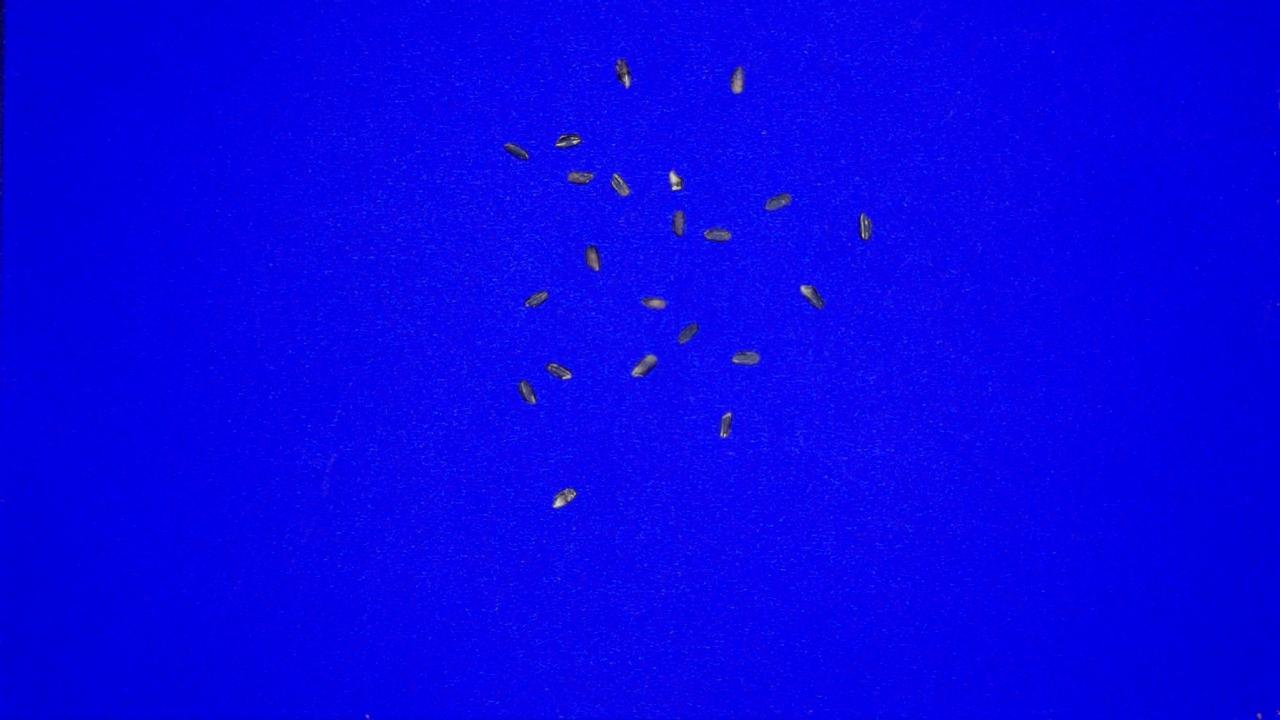
#> input picture images/allblack1.jpg, 1280 x 720 px
$ python aaditya.py
#> lines starting #> are read from the running program, lines starting #| are printed output that depends on the picture; after the words box and inside, x2 and y2 are one past the last pixel; in counts of white or black regions, pixels touching at a corner belong together
#> further down, original_image is the input picture: shape (720, 1280, 3); mean B, G, R 232.5, 3.4, 7.3
import cv2
import numpy as np
import csv  # Import the csv module

def detect_and_count_rice_grains(original_image):
    """
    Detects and counts rice grains in an image using watershed segmentation.

    Args:
        original_image (numpy array): Input image containing rice grains.

    Returns:
        tuple: Processed image, full grain count, broken grain count, and average rice area.
    """
    if original_image is None:
        raise ValueError("Could not read image")

    # Create a copy of the original image for visualization
    visualization_copy = original_image.copy()

    # Convert to HSV for processing
    hsv = cv2.cvtColor(original_image,cv2.COLOR_BGR2HSV)
#> hsv: shape (720, 1280, 3); mean H, S, V 120.4, 251.2, 232.5

    # Convert to grayscale for processing
    grayscale_image = cv2.cvtColor(hsv, cv2.COLOR_BGR2GRAY)

    # Thresholding to create a binary image
    _, binary_image = cv2.threshold(
        grayscale_image, 0, 255,
        cv2.THRESH_BINARY_INV + cv2.THRESH_OTSU)
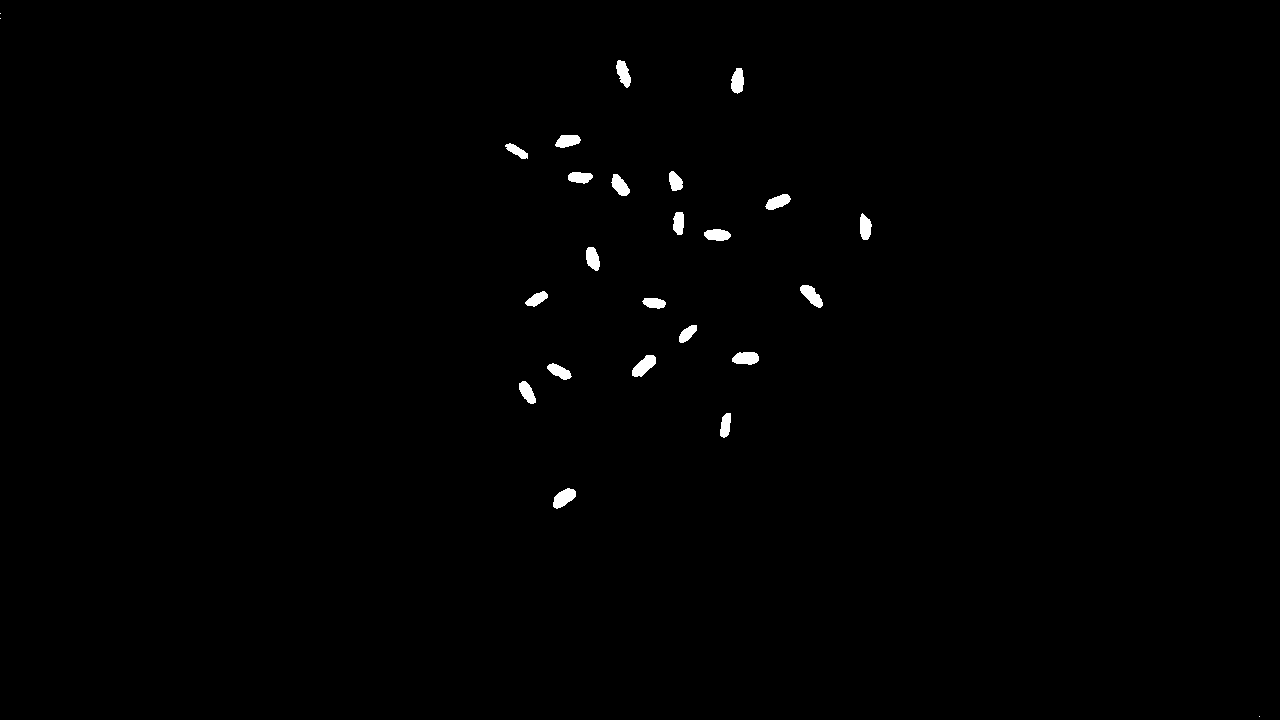
#> binary_image: shape (720, 1280); 0.58% white; 25 white regions (3 under 20 px), largest, box (x1, y1, x2, y2) and area: (632, 355, 656, 377) 312, (553, 488, 576, 509) 301, (800, 285, 823, 308) 286

    # Morphological operations to clean the image
    morphological_kernel = np.ones((3, 3), np.uint8)
    cleaned_image = cv2.morphologyEx(binary_image, cv2.MORPH_OPEN, morphological_kernel, iterations=2)
#> cleaned_image: shape (720, 1280); 0.56% white; 22 white regions, largest, box (x1, y1, x2, y2) and area: (632, 355, 656, 376) 306, (553, 489, 576, 508) 296, (801, 285, 822, 307) 275

    # Background extraction
    background = cv2.dilate(cleaned_image, morphological_kernel, iterations=3)
#> background: shape (720, 1280); 1.2% white; 22 white regions, largest, box (x1, y1, x2, y2) and area: (629, 352, 659, 379) 612, (550, 486, 579, 511) 584, (798, 282, 825, 310) 569

    # Distance transform for watershed preparation
    distance_transform = cv2.distanceTransform(cleaned_image, cv2.DIST_L2, 5)
    cv2.normalize(distance_transform, distance_transform, 0, 1.0, cv2.NORM_MINMAX)
#> distance_transform: shape (720, 1280) float32; min 0, max 1, mean 0.00218

    # Foreground detection
    _, foreground = cv2.threshold(distance_transform, 0.3 * distance_transform.max(), 255, 0)
#> foreground: shape (720, 1280) float32; 0.31% white; 22 white regions, largest, box (x1, y1, x2, y2) and area: (634, 357, 654, 374) 193, (555, 491, 574, 506) 186, (803, 287, 820, 305) 161
    foreground = np.uint8(foreground)

    # Unknown region identification
    unknown_region = cv2.subtract(background, foreground)
#> unknown_region: shape (720, 1280); 0.87% white; 22 white regions, largest, box (x1, y1, x2, y2) and area: (629, 352, 659, 379) 419, (798, 282, 825, 310) 408, (550, 486, 579, 511) 398

    # Connected components labeling
    _, markers = cv2.connectedComponents(foreground)
#> markers: shape (720, 1280) int32; 23 distinct labels, from 0 to 22
    markers += 1  # Ensure background is not 0
#> markers: shape (720, 1280) int32; 23 distinct labels, from 1 to 23
    markers[unknown_region == 255] = 0
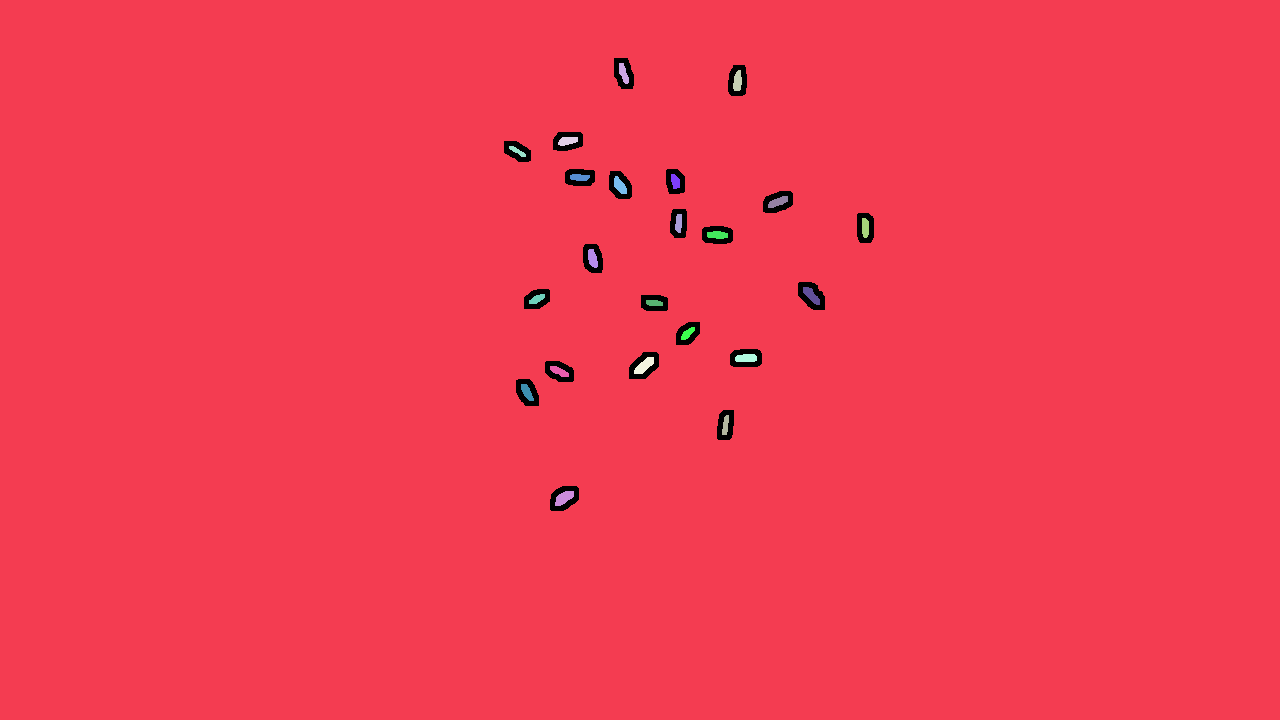
#> markers: shape (720, 1280) int32; 24 distinct labels, from 0 to 23; one colour per label, 0 black

    # Watershed segmentation
    markers = cv2.watershed(original_image, markers)
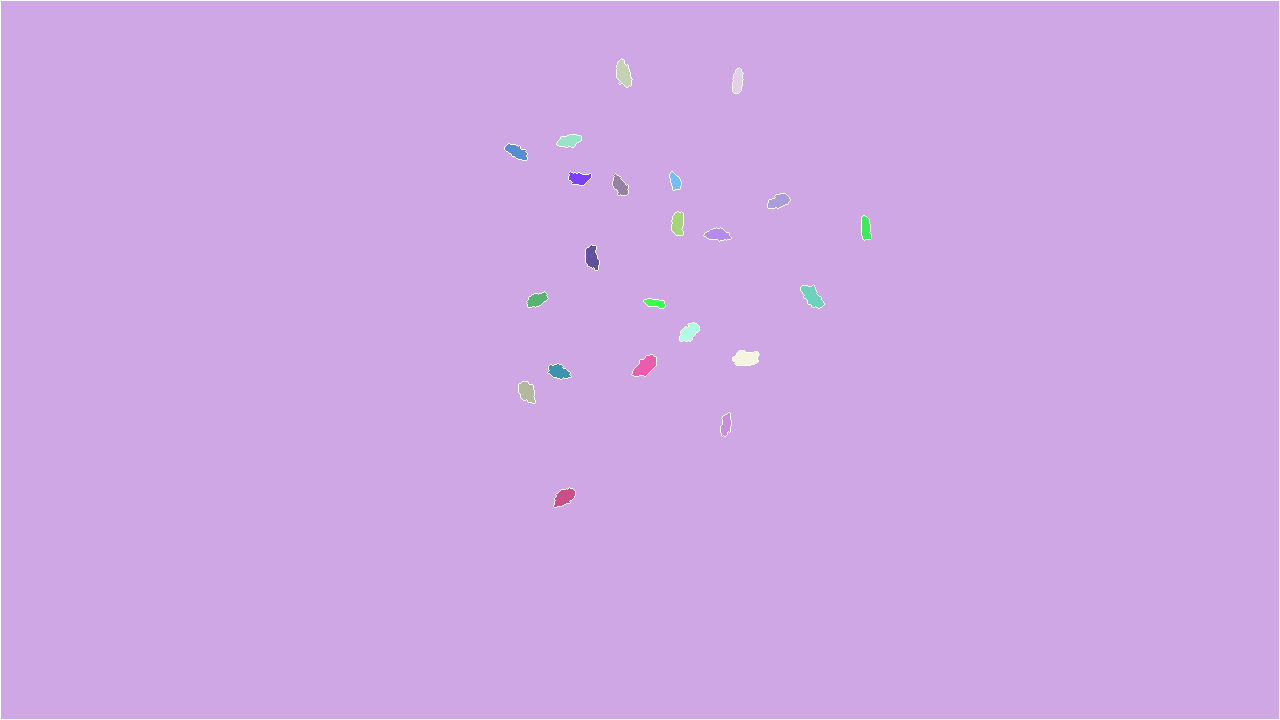
#> markers: shape (720, 1280) int32; 24 distinct labels, from -1 to 23; one colour per label, 0 black, -1 white
    # Count unique regions (excluding background and boundaries)
    unique_markers = np.unique(markers)
#> unique_markers = 24 values from -1 to 23
    total_grain_count = len(unique_markers) - 2  # Subtract background and boundary
#> total_grain_count = 22

    # Initialize counters and storage for full and broken grains
    full_grain_count = 0
    broken_grain_count = 0
    chalky_count =0
    black_count = 0
    yellow_count = 0
    brown_count = 0

    # Calculate average area of rice grains
    average_rice_area = 250

    # Initialize a list to store mean RGB values
    mean_rgb_values = []
    min_rgb_values = []

    # Open a CSV file for writing
    with open('rice_grains_data.csv', mode='w', newline='') as csv_file:
        writer = csv.writer(csv_file)
        # Write the header
        writer.writerow(['Contour Number', 'Pixel Values', 'Mean RGB', 'Min RGB'])

        label = 1
        # Classify grains as full or broken based on shape and size
        for label in unique_markers:
            if label <= 1:  # Skip background and boundary
                continue
            grain_mask = np.zeros(grayscale_image.shape, dtype="uint8")
            grain_mask[markers == label] = 255
            contours, _ = cv2.findContours(grain_mask, cv2.RETR_EXTERNAL, cv2.CHAIN_APPROX_SIMPLE)

            if contours:
                area = cv2.contourArea(contours[0])
                M = cv2.moments(contours[0])
                if M["m00"] != 0:
                    cX = int(M["m10"] / M["m00"])
                    cY = int(M["m01"] / M["m00"])

                    # Extract the pixel values in a circle with a radius of 3 pixels
                    circle_radius = 3
                    circle_mask = np.zeros(original_image.shape[:2], dtype=np.uint8)
                    cv2.circle(circle_mask, (cX, cY), circle_radius, 1, -1)  # Create a filled circle mask

                    # Extract the pixel values from the original image using the mask
                    masked_pixels = original_image[circle_mask == 1]

                    # Calculate the mean RGB value
                    if masked_pixels.size > 0:
                        mean_rgb = masked_pixels.mean(axis=0)
                        min_rgb = masked_pixels.min(axis=0)
                        mean_rgb_values.append(mean_rgb)
                        min_rgb_values.append(min_rgb)

                        # Write the pixel values, mean RGB, and min RGB to the CSV
                        pixel_values_str = masked_pixels.tolist()  # Convert to list for CSV
                        writer.writerow([label, pixel_values_str, mean_rgb.tolist(), min_rgb.tolist()])  # Write data

                    cv2.putText(visualization_copy, str(label), (cX, cY), cv2.FONT_HERSHEY_SIMPLEX, 1, (0, 0, 0), 2)
                    label +=1

                # Extract the pixel values from the original image using the mask
                contour_mask = np.zeros(original_image.shape[:2], dtype=np.uint8)
                cv2.drawContours(contour_mask, contours, -1, 1, thickness=cv2.FILLED)  # Fill the contour

                # Extract the pixel values from the original image using the mask
                masked_pixels = original_image[contour_mask == 1]
                # Calculate the mean RGB value

                count_for_chalky = np.sum(np.all(masked_pixels >= [230, 195, 195], axis=1))
                count_for_black = np.sum(np.all(masked_pixels <= [140, 80, 90], axis=1))
                mean_rgb = masked_pixels.mean(axis=0)
                count_for_yellow = np.sum(
                    np.all(masked_pixels >= [140, 140, 130], axis=1) &
                    np.all(masked_pixels <= [170, 160, 150], axis=1))
                count_for_brown = np.sum(
                    np.all(masked_pixels >= [90, 70, 100], axis=1) &
                    np.all(masked_pixels <= [110, 95, 125], axis=1))


                mean_rgb = masked_pixels.mean(axis=0)
                try:
                    # Calculate eccentricity for shape analysis
                    (center, (major_axis, minor_axis), angle) = cv2.fitEllipse(contours[0])
                    major = max(major_axis, minor_axis)
                    minor = min(major_axis, minor_axis)
                    eccentricity = np.sqrt(1 - (minor)**2 / (major)**2)
                except:
                    eccentricity = 0

                # Handle overlapping or clustered grains
                grain_multiplier = 0
                if area > 2 * average_rice_area:
                    grain_multiplier = area // average_rice_area - 1
                    total_grain_count += grain_multiplier

                # Classify as full or broken grain
                if count_for_black > 10:
                    black_count+=1
                    cv2.drawContours(visualization_copy, contours, -1, (10, 10, 10), thickness=cv2.FILLED)
                if count_for_brown >=5 :
                    brown_count+=1
                    cv2.drawContours(visualization_copy, contours, -1, (0, 128, 255), thickness=cv2.FILLED)
                elif count_for_chalky>4:
                    chalky_count+=1
                    cv2.drawContours(visualization_copy, contours, -1, (0, 255, 255), thickness=cv2.FILLED)
                elif count_for_yellow >13:
                    yellow_count +=1
                    cv2.drawContours(visualization_copy, contours, -1, (0, 102, 51), thickness=cv2.FILLED)
                elif eccentricity >= 0.84 and area > 0.4 * average_rice_area:
                    full_grain_count += 1 + grain_multiplier
                    cv2.drawContours(visualization_copy, contours, -1, (0, 255, 0), thickness=cv2.FILLED)
                else:
                    broken_grain_count += 1 + grain_multiplier
                    cv2.drawContours(visualization_copy, contours, -1, (0, 0, 255), thickness=cv2.FILLED)
#> this loop made 24 passes
#> (area, cX, cY, min_rgb, label, count_for_chalky, count_for_black) on pass 14: (197, 591, 257, [90, 62, 75], 14, 0, 103)
#> (area, cX, cY, min_rgb, label, count_for_chalky, count_for_black) on passes 3 to 8: (235, 623, 73, [51, 39, 52], 3, 0, 153), (155.5, 737, 80, [120, 90, 99], 4, 0, 13), (176, 568, 140, [60, 16, 22], 5, 0, 123), (176.5, 516, 151, [76, 22, 21], 6, 0, 142), (164.5, 578, 178, [82, 63, 77], 7, 0, 91), (106.5, 674, 180, [122, 115, 118], 8, 1, 14)
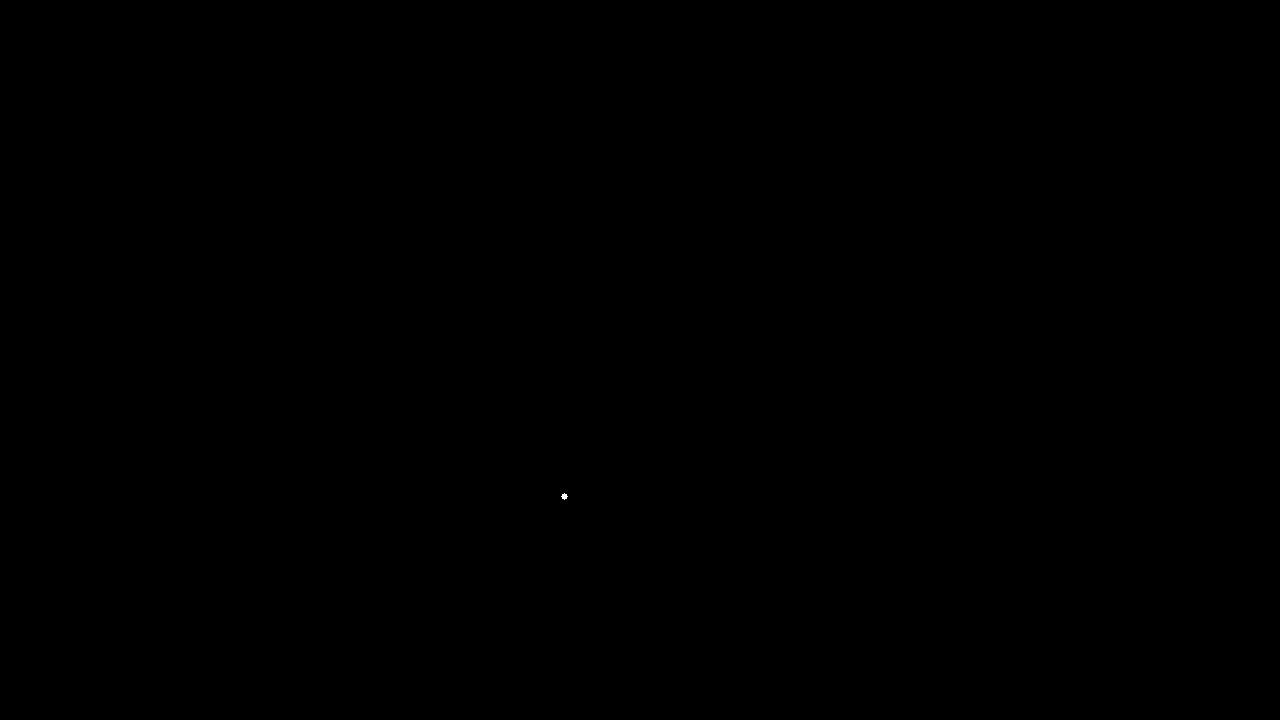
#> circle_mask: shape (720, 1280); values 0 (black) and 1 (white), 0% white; 1 white region, box (x1, y1, x2, y2) and area: (561, 493, 568, 500) 29
#> contour_mask: shape (720, 1280); values 0 (black) and 1 (white), 0.03% white; 1 white region, box (x1, y1, x2, y2) and area: (554, 488, 575, 507) 249
#> after the loop, black_count = 22; broken_grain_count = 4; brown_count = 1; chalky_count = 0; full_grain_count = 17; mean_rgb_values = 22 items, first 6: [85.1, 68.52, 79.97], [144.1, 119.2, 133.2], [101.7, 60.79, 63.79], [105.8, 49.55, 46.93], [116.9, 83.93, 95.9], [183.3, 177, 180.6]; min_rgb_values = 22 items, first 6: [51, 39, 52], [120, 90, 99], [60, 16, 22], [76, 22, 21], [82, 63, 77], [122, 115, 118]; total_grain_count = 22; yellow_count = 0

    return (
        visualization_copy,
        full_grain_count,
        broken_grain_count,
        average_rice_area,
        chalky_count
    )

if __name__ == "__main__":
    # Load an image (replace 'path_to_image.jpg' with your actual image path)
    original_image = cv2.imread('images/allblack1.jpg')

    # Call the function to detect and count rice grains
    results = detect_and_count_rice_grains(original_image)
#> results = 5 items

    # Unpack the results
    visualization_copy, full_grain_count, broken_grain_count, average_rice_area,chalky_count = results
#> full_grain_count = 17; broken_grain_count = 4; average_rice_area = 250; chalky_count = 0

    # Print the results
    print(f"Full grain count: {full_grain_count}")
#| Full grain count: 17
    print(f"Broken grain count: {broken_grain_count}")
#| Broken grain count: 4
    print(f"Average rice area: {average_rice_area}")
#| Average rice area: 250
    print(f"chalky count :{chalky_count}")
#| chalky count :0

    # Display the image with contours
    cv2.imshow("Rice Grains Detection", visualization_copy)
    cv2.waitKey(0)
    cv2.destroyAllWindows()
